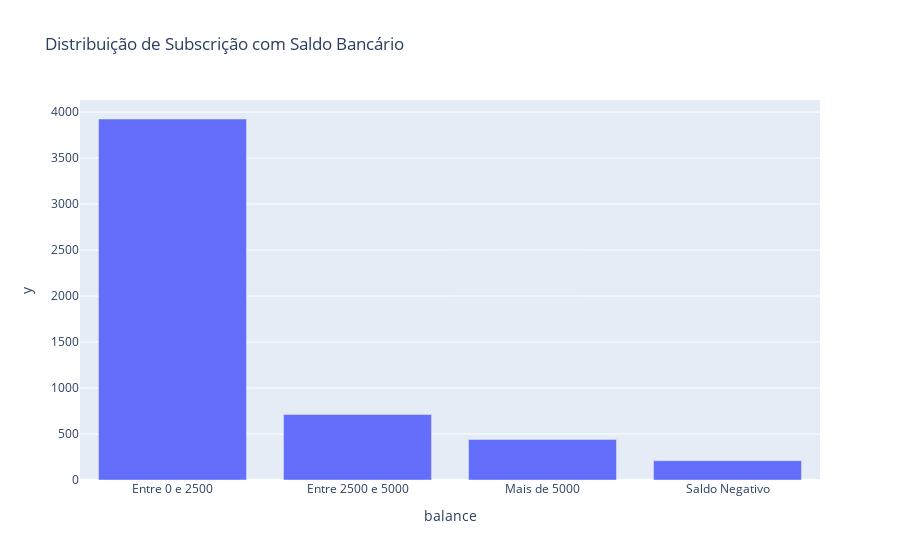

The cell this chart's notebook holds for it:
### Code cell
balancey = pd.DataFrame(data.groupby('balance')['y'].sum()).reset_index()
balancey = balancey.sort_values(by = 'y', ascending = False)
fig = px.bar(balancey.iloc[:], #plotting only the top 20 Countries
             x = 'balance', y = 'y', title = 'Distribuição de Subscrição com Saldo Bancário')

fig.show()

### Figure 1 — Plotly figure (JSON) as saved in the notebook; plotly's stock layout.template omitted (floating-point values rounded to 4 significant figures)
{"data": [{"alignmentgroup": "True", "hovertemplate": "balance=%{x}<br>y=%{y}<extra></extra>", "legendgroup": "", "marker": {"color": "#636efa"}, "name": "", "offsetgroup": "", "orientation": "v", "showlegend": false, "textposition": "auto", "type": "bar", "x": ["Entre 0 e 2500", "Entre 2500 e 5000", "Mais de 5000", "Saldo Negativo"], "xaxis": "x", "y": [3925, 713, 441, 210], "yaxis": "y"}], "layout": {"barmode": "relative", "legend": {"tracegroupgap": 0}, "title": {"text": "Distribuição de Subscrição com Saldo Bancário"}, "xaxis": {"anchor": "y", "domain": [0, 1], "title": {"text": "balance"}}, "yaxis": {"anchor": "x", "domain": [0, 1], "title": {"text": "y"}}}}
